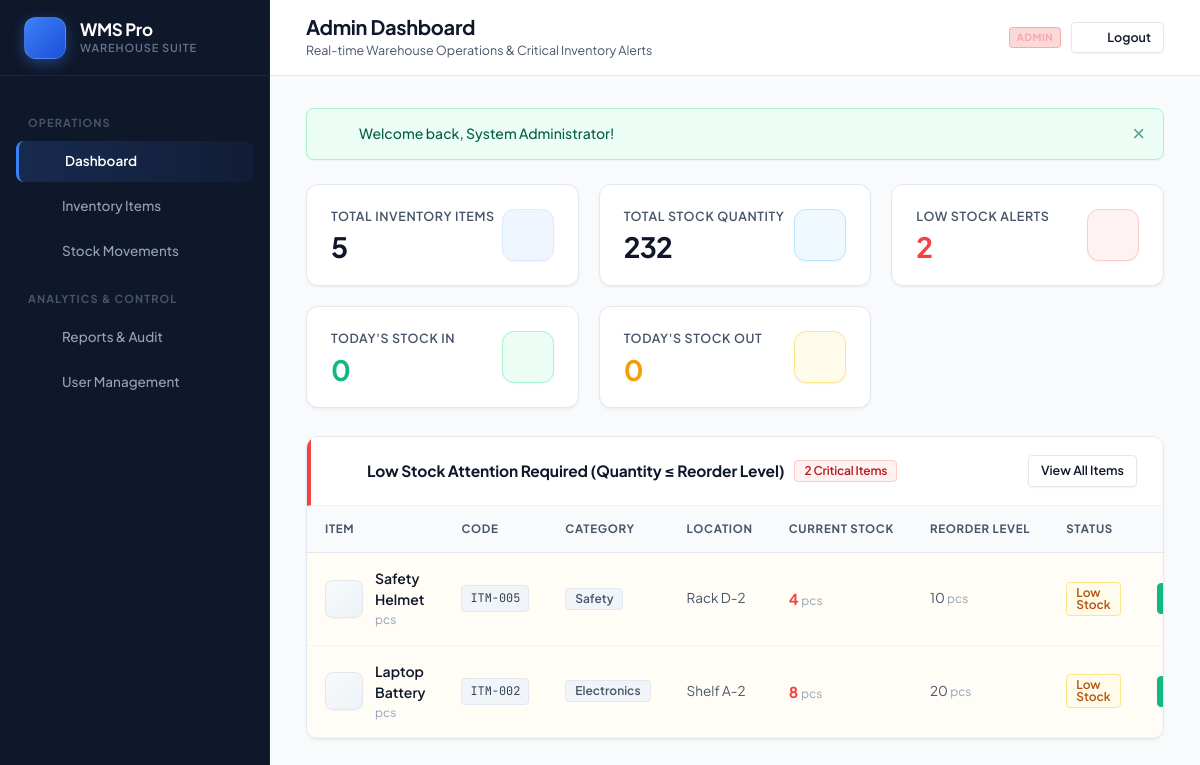
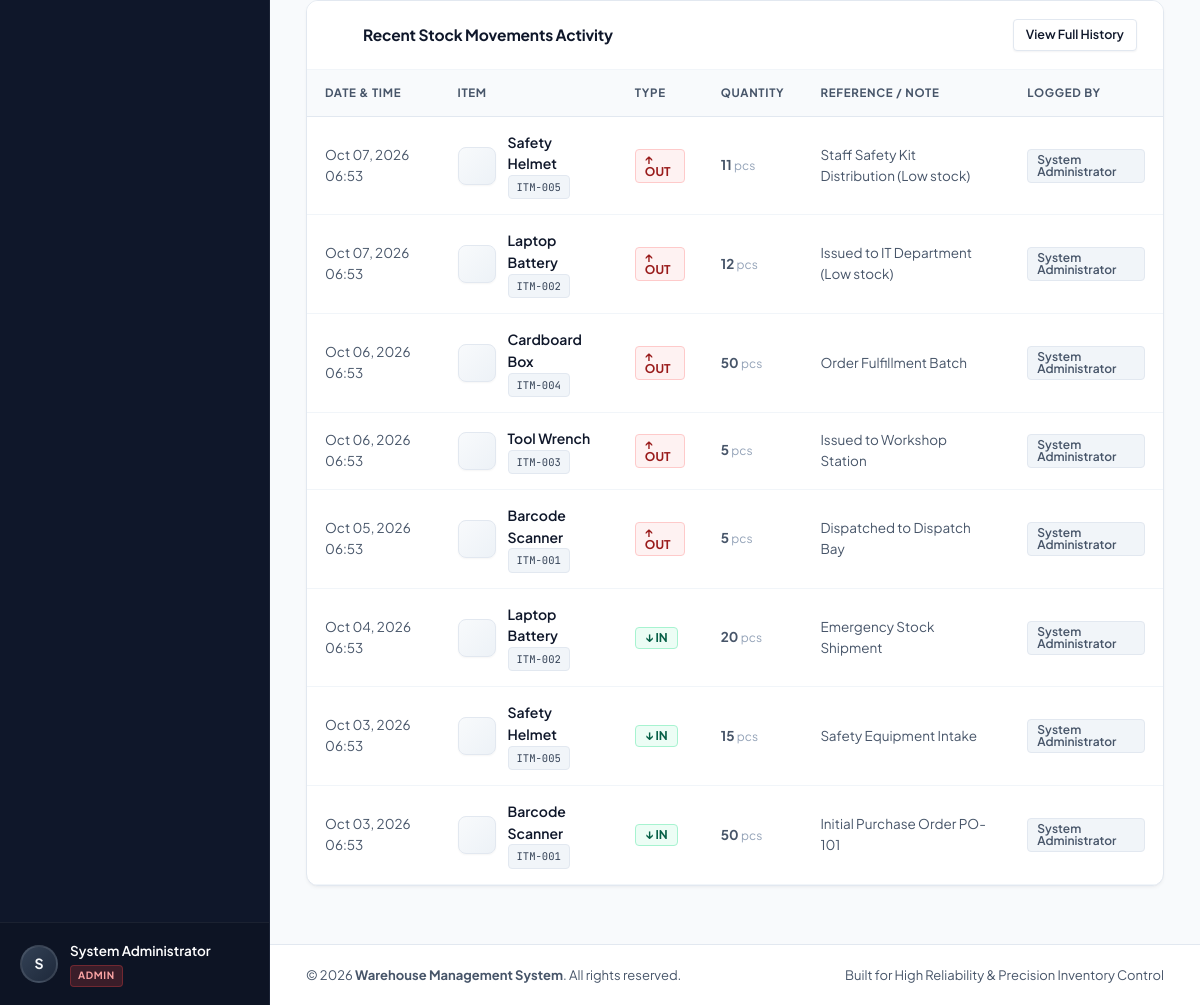
Page /admin/dashboard.php (signed in) on the committed database (2 pictures, top to bottom).
### tables this page shows
CREATE TABLE IF NOT EXISTS `items` (
    `id` INT AUTO_INCREMENT PRIMARY KEY,
    `item_code` VARCHAR(50) NOT NULL UNIQUE,
    `item_name` VARCHAR(150) NOT NULL,
    `category` VARCHAR(100) NOT NULL,
    `location` VARCHAR(100) NOT NULL,
    `quantity` INT NOT NULL DEFAULT 0,
    `unit` VARCHAR(30) NOT NULL DEFAULT 'pcs',
    `reorder_level` INT NOT NULL DEFAULT 10,
    `icon` VARCHAR(50) NOT NULL DEFAULT 'box',
    `created_at` DATETIME NOT NULL DEFAULT CURRENT_TIMESTAMP,
    `updated_at` DATETIME NOT NULL DEFAULT CURRENT_TIMESTAMP ON UPDATE CURRENT_TIMESTAMP,
    INDEX `idx_item_code` (`item_code`),
    INDEX `idx_category` (`category`),
    INDEX `idx_location` (`location`)
);

CREATE TABLE IF NOT EXISTS `stock_movements` (
    `id` INT AUTO_INCREMENT PRIMARY KEY,
    `item_id` INT NOT NULL,
    `movement_type` ENUM('IN', 'OUT') NOT NULL,
    `quantity` INT NOT NULL,
    `movement_date` DATETIME NOT NULL DEFAULT CURRENT_TIMESTAMP,
    `reference_note` VARCHAR(255) NULL,
    `created_by` INT NOT NULL,
    `created_at` DATETIME NOT NULL DEFAULT CURRENT_TIMESTAMP,
    CONSTRAINT `fk_movements_item` FOREIGN KEY (`item_id`) REFERENCES `items` (`id`) ON DELETE RESTRICT,
    CONSTRAINT `fk_movements_user` FOREIGN KEY (`created_by`) REFERENCES `users` (`id`) ON DELETE RESTRICT,
    INDEX `idx_movement_date` (`movement_date`),
    INDEX `idx_item_movement` (`item_id`, `movement_date`),
    INDEX `idx_movement_type` (`movement_type`)
);

CREATE TABLE IF NOT EXISTS `users` (
    `id` INT AUTO_INCREMENT PRIMARY KEY,
    `full_name` VARCHAR(100) NOT NULL,
    `username` VARCHAR(50) NOT NULL UNIQUE,
    `password_hash` VARCHAR(255) NOT NULL,
    `role` ENUM('admin', 'user') NOT NULL DEFAULT 'user',
    `is_active` TINYINT(1) NOT NULL DEFAULT 1,
    `created_at` DATETIME NOT NULL DEFAULT CURRENT_TIMESTAMP,
    `updated_at` DATETIME NOT NULL DEFAULT CURRENT_TIMESTAMP ON UPDATE CURRENT_TIMESTAMP,
    INDEX `idx_username` (`username`),
    INDEX `idx_role` (`role`)
);

### admin/dashboard.php (the view, shortened to what this page needs)
<?php
$db = get_db_connection();
$stmt = $db->query("SELECT COUNT(*) AS total_items, COALESCE(SUM(quantity), 0) AS total_quantity FROM items");
$totals = $stmt->fetch();
$totalItems = (int)$totals['total_items'];
$totalQuantity = (int)$totals['total_quantity'];
$stmt = $db->query("SELECT COUNT(*) AS low_stock_count FROM items WHERE quantity <= reorder_level");
$lowStockCount = (int)$stmt->fetch()['low_stock_count'];
$today = date('Y-m-d');
$stmt = $db->prepare("SELECT
    COALESCE(SUM(CASE WHEN movement_type = 'IN' THEN quantity ELSE 0 END), 0) AS today_in,
    COALESCE(SUM(CASE WHEN movement_type = 'OUT' THEN quantity ELSE 0 END), 0) AS today_out
    FROM stock_movements
    WHERE DATE(movement_date) = ?");
$stmt->execute([$today]);
$todayMovements = $stmt->fetch();
$todayIn = (int)$todayMovements['today_in'];
$todayOut = (int)$todayMovements['today_out'];
$stmt = $db->query("SELECT id, item_code, item_name, category, location, quantity, unit, reorder_level, icon
    FROM items
    WHERE quantity <= reorder_level
    ORDER BY quantity ASC, item_name ASC");
$lowStockItems = $stmt->fetchAll();
$stmt = $db->query("SELECT m.*, i.item_code, i.item_name, i.unit, i.icon, u.full_name AS operator_name
    FROM stock_movements m
    JOIN items i ON m.item_id = i.id
    JOIN users u ON m.created_by = u.id
    ORDER BY m.movement_date DESC, m.id DESC
    LIMIT 8");
$recentMovements = $stmt->fetchAll();
require_once __DIR__ . '/../includes/header.php';
?>
<div class="stats-grid">
    <div class="stat-card">
        <div>
            <div class="stat-label">Total Inventory Items</div>
            <div class="stat-value"><?php echo number_format($totalItems); ?></div>
        </div>
        <div class="stat-icon-wrapper stat-icon-primary">
            <?php echo render_icon('items', 'icon'); ?>
        </div>
    </div>
    <div class="stat-card">
        <div>
            <div class="stat-label">Total Stock Quantity</div>
            <div class="stat-value"><?php echo number_format($totalQuantity); ?></div>
        </div>
        <div class="stat-icon-wrapper stat-icon-info">
            <?php echo render_icon('package', 'icon'); ?>
        </div>
    </div>
    <div class="stat-card">
        <div>
            <div class="stat-label">Low Stock Alerts</div>
            <div class="stat-value" style="<?php echo $lowStockCount > 0 ? 'color: var(--danger);' : ''; ?>">
                <?php echo number_format($lowStockCount); ?>
            </div>
        </div>
        <div class="stat-icon-wrapper <?php echo $lowStockCount > 0 ? 'stat-icon-danger' : 'stat-icon-success'; ?>">
            <?php echo render_icon('alert', 'icon'); ?>
        </div>
    </div>
    <div class="stat-card">
        <div>
            <div class="stat-label">Today's Stock IN</div>
            <div class="stat-value" style="color: var(--success);"><?php echo number_format($todayIn); ?></div>
        </div>
        <div class="stat-icon-wrapper stat-icon-success">
            <?php echo render_icon('arrow-down', 'icon'); ?>
        </div>
    </div>
    <div class="stat-card">
        <div>
            <div class="stat-label">Today's Stock OUT</div>
            <div class="stat-value" style="color: var(--warning);"><?php echo number_format($todayOut); ?></div>
        </div>
        <div class="stat-icon-wrapper stat-icon-warning">
            <?php echo render_icon('arrow-up', 'icon'); ?>
        </div>
    </div>
</div>
<div class="card">
    <div class="card-header" style="<?php echo $lowStockCount > 0 ? 'border-left: 4px solid var(--danger);' : ''; ?>">
        <div class="card-title">
            <?php echo render_icon('alert', 'icon'); ?>
            <span>Low Stock Attention Required (Quantity &le; Reorder Level)</span>
            <?php if ($lowStockCount > 0): ?>
                <span class="badge badge-danger"><?php echo $lowStockCount; ?> Critical Items</span>
            <?php else: ?>
                <span class="badge badge-success">All Stock Levels Healthy</span>
            <?php endif; ?>
        </div>
        <a href="<?php echo e(url('admin/items.php')); ?>" class="btn btn-outline btn-sm">View All Items</a>
    </div>
    <div class="card-body" style="padding: 0;">
        <?php if (empty($lowStockItems)): ?>
            <div style="padding: 32px; text-align: center; color: var(--text-secondary);">
                <div style="color: var(--success); font-size: 24px; margin-bottom: 6px;">✓</div>
                <strong>No low stock alerts at this moment.</strong>
                <p style="font-size: 13px; color: var(--text-muted);">All item quantities are currently above their minimum reorder thresholds.</p>
            </div>
        <?php else: ?>
            <div class="table-responsive">
                <table class="data-table">
                    <thead>
                        <tr>
                            <th>Item</th>
                            <th>Code</th>
                            <th>Category</th>
                            <th>Location</th>
                            <th>Current Stock</th>
                            <th>Reorder Level</th>
                            <th>Status</th>
                            <th style="text-align: right;">Action</th>
                        </tr>
                    </thead>
                    <tbody>
                        <?php foreach ($lowStockItems as $item): ?>
                            <tr class="low-stock-row">
                                <td>
                                    <div class="item-title-cell">
                                        <div class="item-badge-icon">
                                            <?php echo render_icon($item['icon'] ?? 'box', 'icon'); ?>
                                        </div>
                                        <div>
                                            <div class="item-main-name"><?php echo e($item['item_name']); ?></div>
                                            <div class="item-sub-desc"><?php echo e($item['unit']); ?></div>
                                        </div>
                                    </div>
                                </td>
                                <td><code><?php echo e($item['item_code']); ?></code></td>
                                <td><span class="badge badge-secondary"><?php echo e($item['category']); ?></span></td>
                                <td><?php echo e($item['location']); ?></td>
                                <td>
                                    <strong style="color: var(--danger); font-size: 15px;">
                                        <?php echo number_format((int)$item['quantity']); ?>
                                    </strong>
                                    <span style="font-size: 12px; color: var(--text-muted);"><?php echo e($item['unit']); ?></span>
                                </td>
                                <td>
                                    <?php echo number_format((int)$item['reorder_level']); ?>
                                    <span style="font-size: 12px; color: var(--text-muted);"><?php echo e($item['unit']); ?></span>
                                </td>
                                <td>
                                    <?php if ((int)$item['quantity'] === 0): ?>
                                        <span class="badge badge-danger">Out of Stock</span>
                                    <?php else: ?>
                                        <span class="badge badge-warning">Low Stock</span>
                                    <?php endif; ?>
                                </td>
                                <td style="text-align: right;">
                                    <a href="<?php echo e(url('admin/movements.php?quick_in=' . (int)$item['id'])); ?>" class="btn btn-success btn-sm">
                                    </a>
                                </td>
                            </tr>
                        <?php endforeach; ?>
                    </tbody>
                </table>
            </div>
        <?php endif; ?>
    </div>
</div>
<div class="card">
    <div class="card-header">
        <div class="card-title">
            <?php echo render_icon('movements', 'icon'); ?>
            <span>Recent Stock Movements Activity</span>
        </div>
        <a href="<?php echo e(url('admin/movements.php')); ?>" class="btn btn-outline btn-sm">View Full History</a>
    </div>
    <div class="card-body" style="padding: 0;">
        <?php if (empty($recentMovements)): ?>
            <div style="padding: 32px; text-align: center; color: var(--text-secondary);">
                No stock movement activity recorded yet.
            </div>
        <?php else: ?>
            <div class="table-responsive">
                <table class="data-table">
                    <thead>
                        <tr>
                            <th>Date & Time</th>
                            <th>Item</th>
                            <th>Type</th>
                            <th>Quantity</th>
                            <th>Reference / Note</th>
                            <th>Logged By</th>
                        </tr>
                    </thead>
                    <tbody>
                        <?php foreach ($recentMovements as $mv): ?>
                            <tr>
                                <td><?php echo date('M d, Y H:i', strtotime($mv['movement_date'])); ?></td>
                                <td>
                                    <div class="item-title-cell">
                                        <div class="item-badge-icon">
                                            <?php echo render_icon($mv['icon'] ?? 'box', 'icon'); ?>
                                        </div>
                                        <div>
                                            <div class="item-main-name"><?php echo e($mv['item_name']); ?></div>
                                            <div class="item-sub-desc"><code><?php echo e($mv['item_code']); ?></code></div>
                                        </div>
                                    </div>
                                </td>
                                <td>
                                    <span class="badge badge-<?php echo strtolower($mv['movement_type']); ?>">
                                        <?php echo $mv['movement_type'] === 'IN' ? '↓ IN' : '↑ OUT'; ?>
                                    </span>
                                </td>
                                <td>
                                    <strong><?php echo number_format((int)$mv['quantity']); ?></strong>
                                    <span style="font-size: 12px; color: var(--text-muted);"><?php echo e($mv['unit']); ?></span>
                                </td>
                                <td><?php echo e($mv['reference_note'] ?? '—'); ?></td>
                                <td>
                                    <span class="badge badge-secondary"><?php echo e($mv['operator_name']); ?></span>
                                </td>
                            </tr>
                        <?php endforeach; ?>
                    </tbody>
                </table>
            </div>
        <?php endif; ?>
    </div>
</div>
<?php require_once __DIR__ . '/../includes/footer.php'; ?>

### includes/functions.php (shortened to what this page needs)
<?php
function e(?string $value): string
{
    return htmlspecialchars((string)($value ?? ''), ENT_QUOTES, 'UTF-8');
}
function url(string $path = ''): string
{
    $cleanPath = ltrim($path, '/');
    return (BASE_PATH === '' ? '' : BASE_PATH) . '/' . $cleanPath;
}
function get_flash(): ?array
{
    if (!empty($_SESSION['flash_message'])) {
        $msg = $_SESSION['flash_message'];
        return $msg;
    }
    return null;
}
function render_flash(): string
{
    $flash = get_flash();
    $type = e($flash['type']);
    $msg  = e($flash['message']);
    $icon = match($flash['type']) {
        'success' => render_icon('check', 'flash-icon'),
        'warning' => render_icon('alert', 'flash-icon'),
        'danger'  => render_icon('alert', 'flash-icon'),
        default   => render_icon('info', 'flash-icon')
    };
    return '<div class="alert alert-' . $type . '" id="flashAlert" role="alert">' .
           $icon .
           '<div class="alert-content">' . $msg . '</div>' .
           '<button type="button" class="alert-close" onclick="this.parentElement.remove()" aria-label="Close">&times;</button>' .
           '</div>';
}
function render_icon(string $name, string $class = 'icon'): string
{
    $path = $icons[$name] ?? $icons['box'];
    return sprintf(
        '<svg class="%s icon-%s" viewBox="0 0 24 24" width="20" height="20" fill="none" stroke="currentColor" stroke-width="2" stroke-linecap="round" stroke-linejoin="round" aria-hidden="true">%s</svg>',
        e($class),
        e($name),
        $path
    );
}

### rows in the picture
items: item_name "Safety Helmet", unit "pcs", item_code "ITM-005", category "Safety", location "Rack D-2", quantity "4", reorder_level "10", shows "Low Stock"
items: item_name "Laptop Battery", unit "pcs", item_code "ITM-002", category "Electronics", location "Shelf A-2", quantity "8", reorder_level "20", shows "Low Stock"
stock_movements: movement_date "Oct 07, 2026 06:53", item.item_name "Safety Helmet", item.item_code "ITM-005", movement_type "↑ OUT", quantity "11", item.unit "pcs", reference_note "Staff Safety Kit Distribution (Low stock)", created_by.full_name "System Administrator"
stock_movements: movement_date "Oct 07, 2026 06:53", item.item_name "Laptop Battery", item.item_code "ITM-002", movement_type "↑ OUT", quantity "12", item.unit "pcs", reference_note "Issued to IT Department (Low stock)", created_by.full_name "System Administrator"
stock_movements: movement_date "Oct 06, 2026 06:53", item.item_name "Cardboard Box", item.item_code "ITM-004", movement_type "↑ OUT", quantity "50", item.unit "pcs", reference_note "Order Fulfillment Batch", created_by.full_name "System Administrator"
stock_movements: movement_date "Oct 06, 2026 06:53", item.item_name "Tool Wrench", item.item_code "ITM-003", movement_type "↑ OUT", quantity "5", item.unit "pcs", reference_note "Issued to Workshop Station", created_by.full_name "System Administrator"
stock_movements: movement_date "Oct 05, 2026 06:53", item.item_name "Barcode Scanner", item.item_code "ITM-001", movement_type "↑ OUT", quantity "5", item.unit "pcs", reference_note "Dispatched to Dispatch Bay", created_by.full_name "System Administrator"
stock_movements: movement_date "Oct 04, 2026 06:53", item.item_name "Laptop Battery", item.item_code "ITM-002", movement_type "↓ IN", quantity "20", item.unit "pcs", reference_note "Emergency Stock Shipment", created_by.full_name "System Administrator"
stock_movements: movement_date "Oct 03, 2026 06:53", item.item_name "Safety Helmet", item.item_code "ITM-005", movement_type "↓ IN", quantity "15", item.unit "pcs", reference_note "Safety Equipment Intake", created_by.full_name "System Administrator"
stock_movements: movement_date "Oct 03, 2026 06:53", item.item_name "Barcode Scanner", item.item_code "ITM-001", movement_type "↓ IN", quantity "50", item.unit "pcs", reference_note "Initial Purchase Order PO-101", created_by.full_name "System Administrator"

### other values in the picture
substr($user['full_name'] ?? 'U', 0, 1) "S"
$user['full_name'] "System Administrator"
$user['role'] "ADMIN"
$pageTitle "Admin Dashboard"
$pageSubtitle "Real-time Warehouse Operations & Critical Inventory Alerts"
$msg "Welcome back, System Administrator!"
$totalItems "5"
$totalQuantity "232"
$lowStockCount "2"
$todayIn "0"
$todayOut "0"
APP_NAME "Warehouse Management System"
